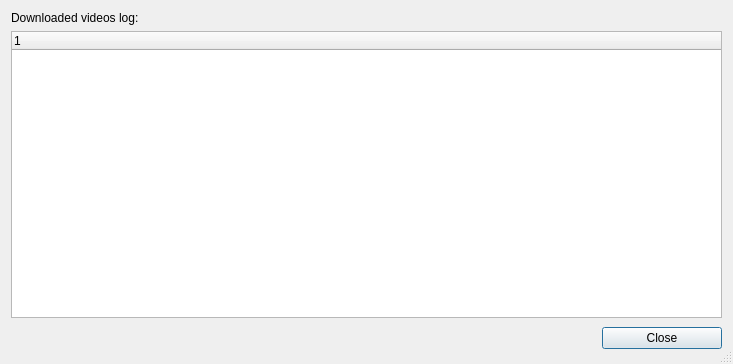
<ui version="4.0" >
 <class>DownloadLog</class>
 <widget class="QDialog" name="DownloadLog" >
  <property name="geometry" >
   <rect>
    <x>0</x>
    <y>0</y>
    <width>733</width>
    <height>364</height>
   </rect>
  </property>
  <property name="windowTitle" >
   <string>Download Log</string>
  </property>
  <property name="windowIcon" >
   <iconset resource="../resources/resources.qrc" >
    <normaloff>:/options/images/session.png</normaloff>:/options/images/session.png</iconset>
  </property>
  <property name="sizeGripEnabled" >
   <bool>true</bool>
  </property>
  <layout class="QGridLayout" name="gridLayout" >
   <item row="0" column="0" >
    <widget class="QLabel" name="lblTitle" >
     <property name="text" >
      <string>Downloaded videos log:</string>
     </property>
    </widget>
   </item>
   <item row="1" column="0" >
    <widget class="QTreeWidget" name="lsvLog" >
     <property name="palette" >
      <palette>
       <active>
        <colorrole role="AlternateBase" >
         <brush brushstyle="SolidPattern" >
          <color alpha="255" >
           <red>255</red>
           <green>243</green>
           <blue>197</blue>
          </color>
         </brush>
        </colorrole>
       </active>
       <inactive>
        <colorrole role="AlternateBase" >
         <brush brushstyle="SolidPattern" >
          <color alpha="255" >
           <red>255</red>
           <green>243</green>
           <blue>197</blue>
          </color>
         </brush>
        </colorrole>
       </inactive>
       <disabled>
        <colorrole role="AlternateBase" >
         <brush brushstyle="SolidPattern" >
          <color alpha="255" >
           <red>255</red>
           <green>243</green>
           <blue>197</blue>
          </color>
         </brush>
        </colorrole>
       </disabled>
      </palette>
     </property>
     <property name="whatsThis" >
      <string>Display the downloaded log list</string>
     </property>
     <property name="accessibleName" >
      <string>Downloads log list</string>
     </property>
     <property name="accessibleDescription" >
      <string>Display the downloaded log list</string>
     </property>
     <property name="alternatingRowColors" >
      <bool>true</bool>
     </property>
     <property name="rootIsDecorated" >
      <bool>false</bool>
     </property>
     <property name="uniformRowHeights" >
      <bool>true</bool>
     </property>
     <property name="itemsExpandable" >
      <bool>false</bool>
     </property>
     <property name="allColumnsShowFocus" >
      <bool>true</bool>
     </property>
     <column>
      <property name="text" >
       <string>1</string>
      </property>
     </column>
    </widget>
   </item>
   <item row="2" column="0" >
    <layout class="QHBoxLayout" name="horizontalLayout" >
     <item>
      <spacer name="horizontalSpacer" >
       <property name="orientation" >
        <enum>Qt::Horizontal</enum>
       </property>
       <property name="sizeHint" stdset="0" >
        <size>
         <width>578</width>
         <height>29</height>
        </size>
       </property>
      </spacer>
     </item>
     <item>
      <widget class="QPushButton" name="pushButton" >
       <property name="minimumSize" >
        <size>
         <width>120</width>
         <height>0</height>
        </size>
       </property>
       <property name="text" >
        <string>Close</string>
       </property>
       <property name="default" >
        <bool>true</bool>
       </property>
      </widget>
     </item>
    </layout>
   </item>
  </layout>
 </widget>
 <resources>
  <include location="../resources/resources.qrc" />
 </resources>
 <connections>
  <connection>
   <sender>pushButton</sender>
   <signal>clicked()</signal>
   <receiver>DownloadLog</receiver>
   <slot>reject()</slot>
   <hints>
    <hint type="sourcelabel" >
     <x>702</x>
     <y>326</y>
    </hint>
    <hint type="destinationlabel" >
     <x>490</x>
     <y>310</y>
    </hint>
   </hints>
  </connection>
 </connections>
</ui>
